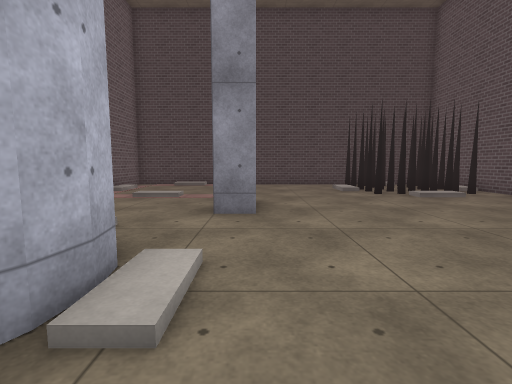
view 1 (above)

16 first-person views from a walk through a 3-D level made in the Unity game engine. The camera is 1.2 m above the floor, tilts 6° down and sees 85° across. The floor is counted in squares, 1 m on a side. Each view is taken from the middle of a square. On the plan, view 1 faces up. The plan holds only what a view shows up to about 13 squares ahead; the rest is blank. The place goes on beyond the plan. The player is left out. Some surface patterns are stand-ins.

view 2
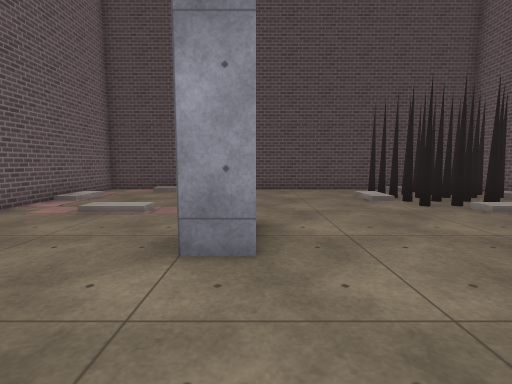

view 3
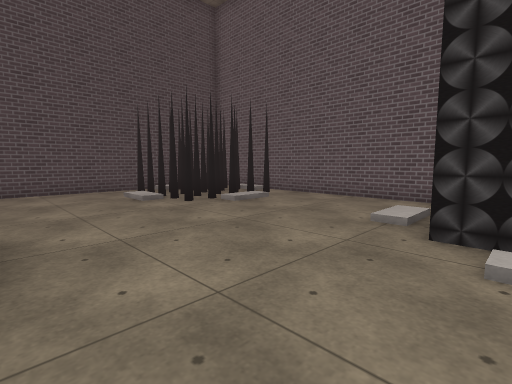

view 4
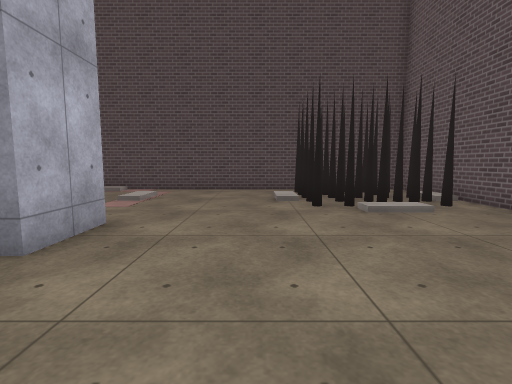

view 5
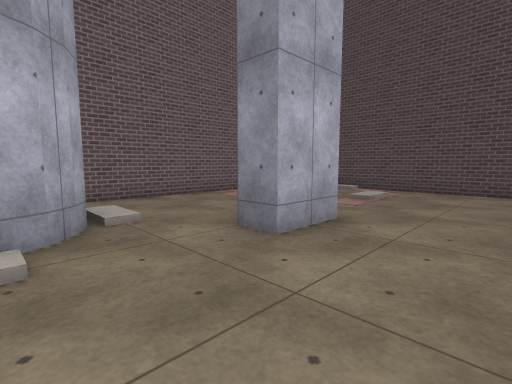

view 6
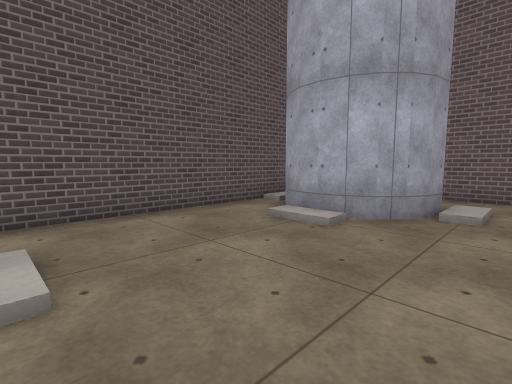

view 7
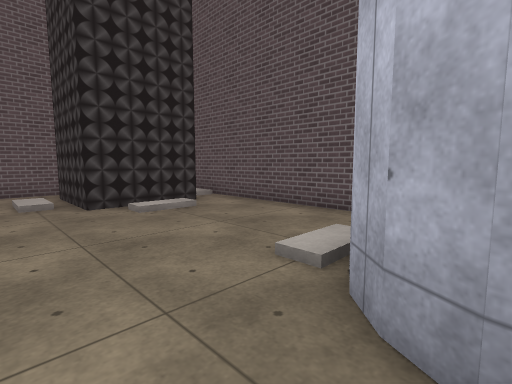

view 8
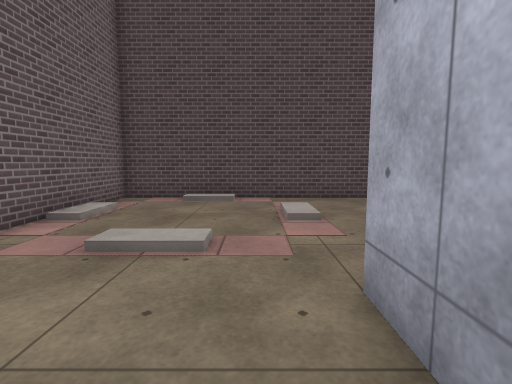

view 9
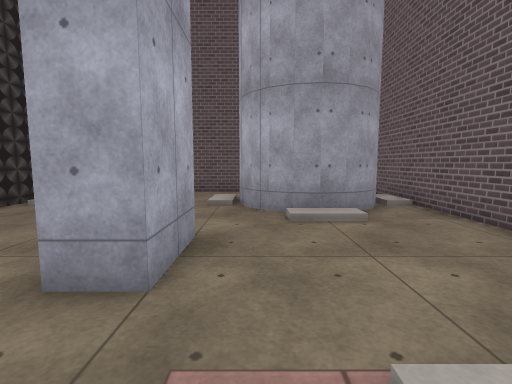

view 10
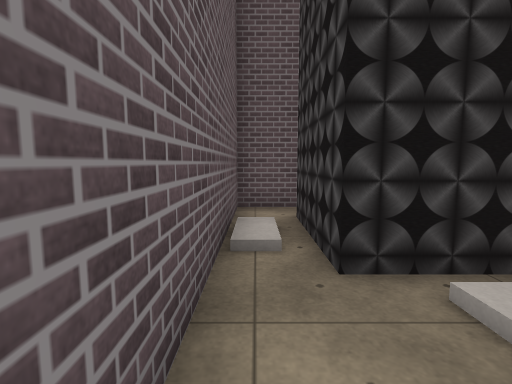

view 11
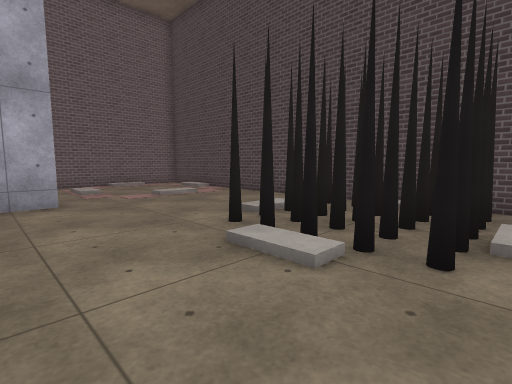

view 12
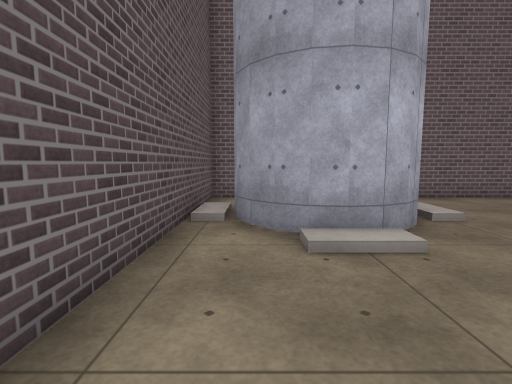

view 13
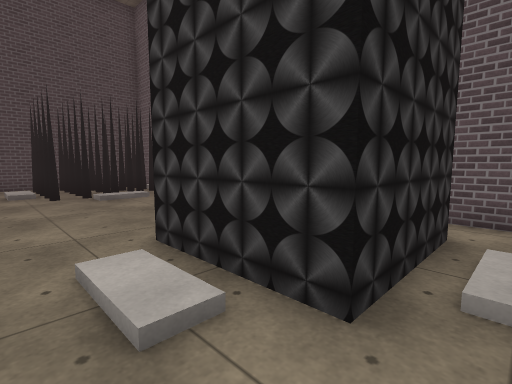

view 14
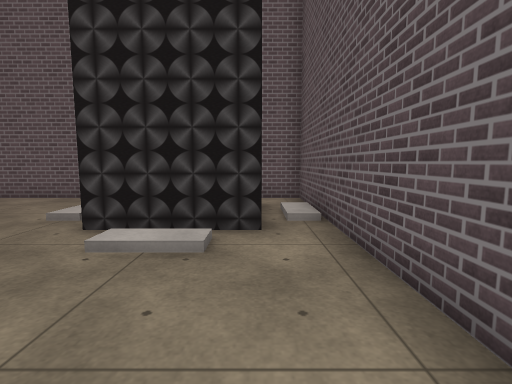

view 15
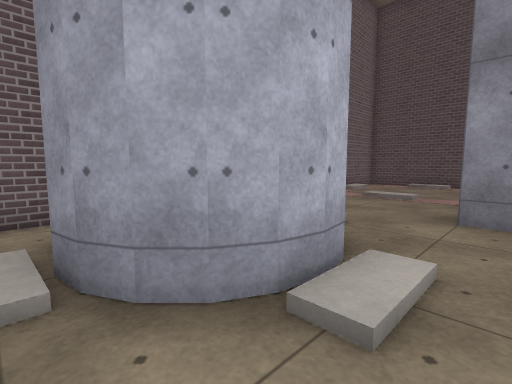

view 16
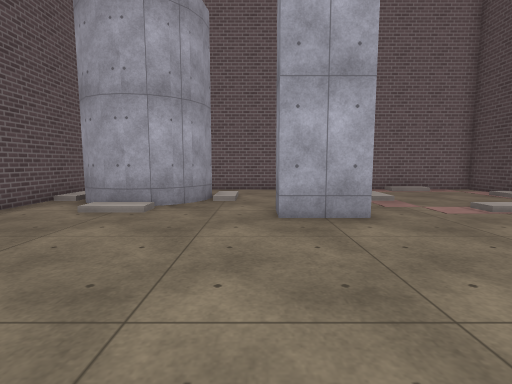

### Floor plan
Key: @ floor where view 1 was taken; # wall or solid block; . floor; B block; O other object.
Columns run from 7 left of view 1 to 10 right of it. Each row starts with its distance up from view 1.
 16 ##################
 15 #..B.........  ..#
 14 #...........OOOO.#
 13 #...........OOOO.#
 12 #B....B.....OOOO.#
 11 #...........OOOO.#
 10 #..B.............#
  9 #................#
  8 #.....##.........#
  7 #.....##.........#
  6 #................#
  5 #..B.........B...#
  4 #.####......####.#
  3 #.#  #......#  #.#
  2 #B   #B....B#  #B#
  1 #. ###......####.#
  0 #..B...@.....B...#
 -1 ##################

Positions as (right, up) in squares from view 1, and headings:
1: (0, 0), facing up
2: (0, 3), facing up
3: (0, 3), facing up-right
4: (3, 3), facing up
5: (3, 3), facing up-left
6: (4, 6), facing down-left
7: (-3, 6), facing down-right
8: (-2, 6), facing up
9: (-2, 11), facing down
10: (9, 7), facing down
11: (9, 7), facing up-left
12: (3, 1), facing left
13: (3, 0), facing up-right
14: (0, 1), facing right
15: (0, 0), facing up-left
16: (6, 6), facing left
